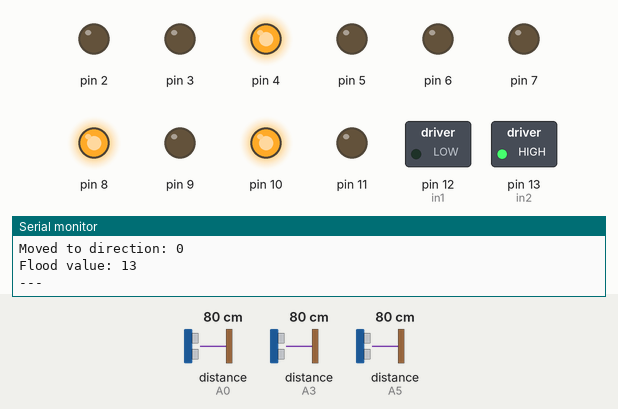
A sketch run on a simulated Arduino Uno, built with avr-gcc and run on an emulated ATmega328P. Parts: switched loads named in the sketch (green lamp = pin HIGH), output pins drawn as LEDs (lit = HIGH), the last lines printed to the serial monitor. Wiring (inferred from the names in the program): 3 × ultrasonic range finder: trigger A1, echo A0 / trigger A2, echo A3 / trigger A4, echo A5. Dashed ring = blinking. The inputs (shaded band) are chosen by the test bench; at power-on: distance to the obstacle (sensors on A0, A3, A5) 80 cm. The echo pulse lasts 58.3 µs per cm; pins used as bus, display or sensor lines are not drawn.

Above: at 1.2 s.
1.3 s: distance to the obstacle (sensor on A0) set to 18 cm
At 2.4 s:
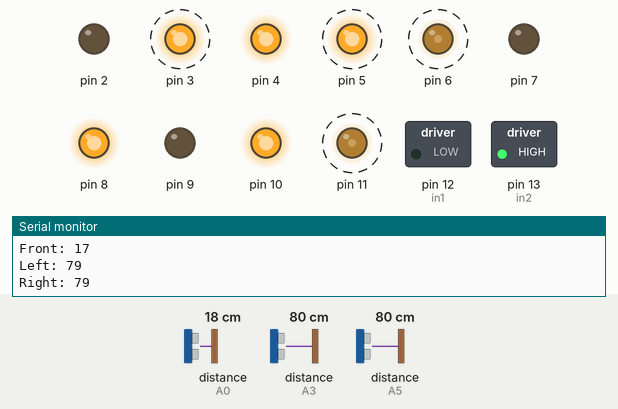
4.7 s: distance to the obstacle (sensor on A0) set to 13 cm
At 5.0 s:
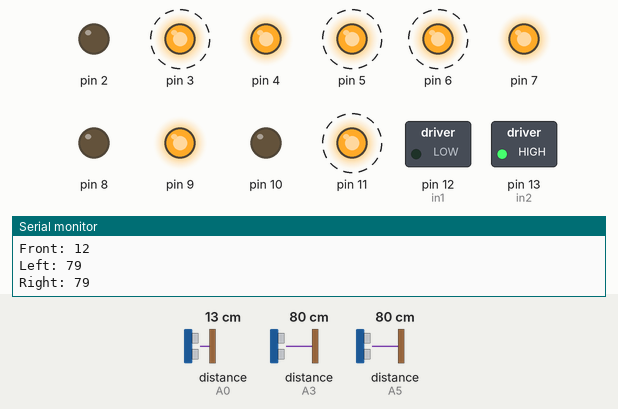
Timing chart, 0 to 14.1 s (numbered marks = the images above; inputs shaded):
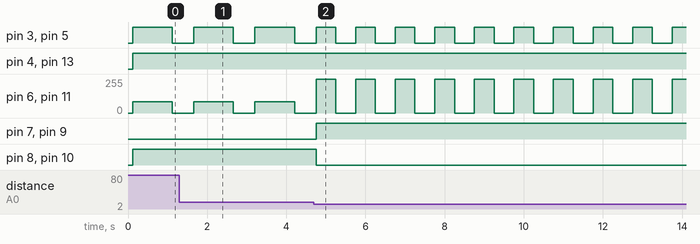

Measured:
- the behaviour switches between 16 and 15 cm on distance to the obstacle (sensor on A0) (found by bisection; images 1 and 2)
- after the input at 4.7 s, pin 7, pin 9: LOW → HIGH after 0.05 s instead of 6.2 s; pin 8, pin 10: HIGH → LOW after 0.05 s instead of 6.2 s
- by itself, pin 3, pin 5: alternates HIGH for 0.50 s and LOW for 0.50 s
- by itself, pin 6, pin 11: alternates 255/255 for 0.50 s and 0/255 for 0.50 s

The sketch:

MazeSolver.ino
```cpp
// #include <Arduino.h>
#include "FloodFill.h"

// Power for US sensor
int trigFront=A1;
int echoFront=A0;
int trigLeft=A2;
int echoLeft=A3;
int trigRight=A4;
int echoRight=A5;

float leftduration, leftdistance;
float frontduration, frontdistance;
// Motor FL connections
int enA = 3;
int in1 = 12;
int in2 = 13;
// Motor FR connections
int enB = 11;
int in3 = 9;
int in4 = 10;

// Motor RL connections
int enC = 5;
int in5 = 2;
int in6 = 4;

// Motor Top right connections
int enD = 6;
int in7 = 7;
int in8 = 8;


class Ultrasonic{
public:
  int distance;
  int trigPin;
  int echoPin;

  void init(int trigPin1, int echoPin1){
    echoPin = echoPin1;
    trigPin = trigPin1;
    pinMode(trigPin,OUTPUT);
    pinMode(echoPin,INPUT);
    distance = getDistance();
  }

  int getDistance(){
    digitalWrite(trigPin, LOW);
    delayMicroseconds(2);
    digitalWrite(trigPin, HIGH);
    delayMicroseconds(10);
    digitalWrite(trigPin, LOW);
    int duration = pulseIn(echoPin, HIGH);
    distance = (duration*.0343)/2;
    return distance;
  }

};


class Motor {
public:
  int en;
  int in1;
  int in2;

  void init(int enPin,int in1Pin, int in2Pin) {
    en = enPin;
    in1 = in1Pin;
    in2 = in2Pin;
    pinMode(en, OUTPUT);
    pinMode(in1, OUTPUT);
    pinMode(in2, OUTPUT);
    digitalWrite(en, LOW);
    digitalWrite(in1, LOW);
    digitalWrite(in2, LOW);

  }

  void setSpeed(int speed, int direction){
    analogWrite(en, speed);
    if (direction == 1){
      digitalWrite(in1,HIGH);
      digitalWrite(in2,LOW);
    } else if (direction == -1) {
      digitalWrite(in1,LOW);
      digitalWrite(in2,HIGH);
    } else{
      digitalWrite(in1,LOW);
      digitalWrite(in2,LOW);
    }
  }

  void stop() {
    analogWrite(en, 0);
  }
};

// Create FloodFill object
FloodFill mazeSolver;

Ultrasonic front_US;
Ultrasonic left_US;
Ultrasonic right_US;

Motor FL_MOTOR;
Motor FR_MOTOR;
Motor RL_MOTOR;
Motor RR_MOTOR;

void setup() {
  front_US.init(trigFront, echoFront);
  left_US.init(trigLeft, echoLeft);
  right_US.init(trigRight, echoRight);

  FL_MOTOR.init(enA, in1, in2);
  FR_MOTOR.init(enB, in3, in4);
  RL_MOTOR.init(enC, in5, in6);
  RR_MOTOR.init(enD, in7, in8);

  Serial.begin(9600);

  // Initialize floodfill algorithm
  mazeSolver.initialize();
  mazeSolver.setWallThreshold(15); // Set wall detection threshold to 15cm

  Serial.println("Maze Solver with Floodfill Algorithm Started");
  Serial.print("Target: (");
  Serial.print(mazeSolver.getTargetX());
  Serial.print(", ");
  Serial.print(mazeSolver.getTargetY());
  Serial.println(")");
}

void loop() {
  // Print current position and sensor readings
  Serial.print("Position: (");
  Serial.print(mazeSolver.getRobotX());
  Serial.print(", ");
  Serial.print(mazeSolver.getRobotY());
  Serial.print(") Direction: ");
  Serial.println(mazeSolver.getRobotDirection());

  Serial.print("Front: ");
  Serial.println(front_US.getDistance());
  Serial.print("Left: ");
  Serial.println(left_US.getDistance());
  Serial.print("Right: ");
  Serial.println(right_US.getDistance());

  // Check if we've reached the target
  if (mazeSolver.hasReachedTarget()) {
    Serial.println("TARGET REACHED!");
    stopALL();
    while(1) {
      // Stay here - maze solved!
      delay(1000);
    }
  }

  // Update wall information based on sensor readings
  mazeSolver.updateWalls(front_US.getDistance(), left_US.getDistance(), right_US.getDistance());

  // Recalculate flood values
  mazeSolver.calculateFloodValues();

  // Get the optimal direction to move
  int optimalDir = mazeSolver.getOptimalDirection();

  if (optimalDir == -1) {
    // No accessible direction - this shouldn't happen in a solvable maze
    Serial.println("ERROR: No accessible direction!");
    stopALL();
    delay(1000);
    return;
  }

  // Turn to the optimal direction
  turnToDirection(optimalDir);

  // Move forward one cell
  moveForwardOneCell(optimalDir);

  Serial.print("Moved to direction: ");
  Serial.println(optimalDir);
  Serial.print("Flood value: ");
  Serial.println(mazeSolver.getFloodValue(mazeSolver.getRobotX(), mazeSolver.getRobotY()));
  Serial.println("---");

  delay(500); // Small delay between moves
}

void moveForward() {
  FL_MOTOR.setSpeed(255, -1);
  FR_MOTOR.setSpeed(85,  -1);
  RL_MOTOR.setSpeed(255, -1);
  RR_MOTOR.setSpeed(85, -1);
}

void moveLeft() {
  FL_MOTOR.setSpeed(255,   1);
  FR_MOTOR.setSpeed(255, -1);
  RL_MOTOR.setSpeed(255,   1);
  RR_MOTOR.setSpeed(255, -1);
}

void moveRight() {
  FL_MOTOR.setSpeed(255, -1);
  FR_MOTOR.setSpeed(255, 1);
  RL_MOTOR.setSpeed(255, -1);
  RR_MOTOR.setSpeed(255, 1);
}

void stopALL() {
  FL_MOTOR.stop();
  FR_MOTOR.stop();
  RL_MOTOR.stop();
  RR_MOTOR.stop();
}

void turnToDirection(int targetDirection) {
  while (mazeSolver.getRobotDirection() != targetDirection) {
    int diff = (targetDirection - mazeSolver.getRobotDirection() + 4) % 4;
    if (diff == 1) {
      // Turn right
      turnRight90();
    } else {
      // Turn left (for diff == 3, 2)
      turnLeft90();
    }
    delay(500); // Give time for turn to complete
  }
}

void turnRight90() {
  unsigned long startTime = millis();
  while (millis() - startTime < 500) { // Adjust timing as needed
    moveRight();
  }
  stopALL();
}

void turnLeft90() {
  unsigned long startTime = millis();
  while (millis() - startTime < 500) { // Adjust timing as needed
    moveLeft();
  }
  stopALL();
}

void moveForwardOneCell(int direction) {
  // Move forward one cell and update robot position
  unsigned long startTime = millis();
  while (millis() - startTime < 1000) { // Adjust timing based on cell size
    moveForward();
  }
  stopALL();

  // Update robot position in the maze solver
  mazeSolver.updateRobotPosition(direction);
}
```

FloodFill.cpp
```cpp
#include "FloodFill.h"
#include <cmath>

FloodFill::FloodFill() {
  robotX = 0;
  robotY = 0;
  robotDirection = NORTH;
  targetX = MAZE_SIZE/2 - 1;
  targetY = MAZE_SIZE/2 - 1;
  wallThreshold = 15; // Default wall detection threshold in cm
}

void FloodFill::initialize() {
  // Initialize flood values - distance from target
  for (int x = 0; x < MAZE_SIZE; x++) {
    for (int y = 0; y < MAZE_SIZE; y++) {
      floodValues[x][y] = abs(x - targetX) + abs(y - targetY); // Manhattan distance
      visited[x][y] = false;
      // Initialize walls - assume no walls initially
      for (int dir = 0; dir < 4; dir++) {
        walls[x][y][dir] = false;
      }
    }
  }

  // Set boundary walls
  for (int i = 0; i < MAZE_SIZE; i++) {
    walls[0][i][WEST] = true;        // Left boundary
    walls[MAZE_SIZE-1][i][EAST] = true;  // Right boundary
    walls[i][0][SOUTH] = true;       // Bottom boundary
    walls[i][MAZE_SIZE-1][NORTH] = true; // Top boundary
  }

  // Mark starting position as visited
  visited[robotX][robotY] = true;
}

void FloodFill::setTarget(int x, int y) {
  if (isValidCell(x, y)) {
    targetX = x;
    targetY = y;
  }
}

void FloodFill::setWallThreshold(int threshold) {
  wallThreshold = threshold;
}

void FloodFill::setRobotPosition(int x, int y, int direction) {
  if (isValidCell(x, y) && direction >= 0 && direction <= 3) {
    robotX = x;
    robotY = y;
    robotDirection = direction;
    visited[x][y] = true;
  }
}

int FloodFill::getFloodValue(int x, int y) {
  if (isValidCell(x, y)) {
    return floodValues[x][y];
  }
  return 255; // Invalid cell
}

bool FloodFill::hasWall(int x, int y, int direction) {
  if (isValidCell(x, y) && direction >= 0 && direction <= 3) {
    return walls[x][y][direction];
  }
  return true; // Assume wall if invalid
}

void FloodFill::updateWalls(int frontDist, int leftDist, int rightDist) {
  // Update walls based on current robot direction and sensor readings
  if (frontDist < wallThreshold) {
    walls[robotX][robotY][robotDirection] = true;
    // Also set the corresponding wall on the adjacent cell
    int nextX = robotX;
    int nextY = robotY;
    getNextCell(robotDirection, &nextX, &nextY);
    if (isValidCell(nextX, nextY)) {
      walls[nextX][nextY][(robotDirection + 2) % 4] = true;
    }
  }

  int leftDir = (robotDirection + 3) % 4; // Turn left
  if (leftDist < wallThreshold) {
    walls[robotX][robotY][leftDir] = true;
    int nextX = robotX;
    int nextY = robotY;
    getNextCell(leftDir, &nextX, &nextY);
    if (isValidCell(nextX, nextY)) {
      walls[nextX][nextY][(leftDir + 2) % 4] = true;
    }
  }

  int rightDir = (robotDirection + 1) % 4; // Turn right
  if (rightDist < wallThreshold) {
    walls[robotX][robotY][rightDir] = true;
    int nextX = robotX;
    int nextY = robotY;
    getNextCell(rightDir, &nextX, &nextY);
    if (isValidCell(nextX, nextY)) {
      walls[nextX][nextY][(rightDir + 2) % 4] = true;
    }
  }
}

void FloodFill::calculateFloodValues() {
  // Reset flood values to a high number
  for (int x = 0; x < MAZE_SIZE; x++) {
    for (int y = 0; y < MAZE_SIZE; y++) {
      floodValues[x][y] = 255;
    }
  }

  // Set target cell to 0
  floodValues[targetX][targetY] = 0;

  // Queue for BFS
  int queue[MAZE_SIZE * MAZE_SIZE][2];
  int front = 0, rear = 0;

  // Add target to queue
  queue[rear][0] = targetX;
  queue[rear][1] = targetY;
  rear++;

  // BFS to calculate flood values
  while (front < rear) {
    int currentX = queue[front][0];
    int currentY = queue[front][1];
    front++;

    int currentValue = floodValues[currentX][currentY];

    // Check all four directions
    for (int dir = 0; dir < 4; dir++) {
      if (isAccessible(currentX, currentY, dir)) {
        int nextX = currentX, nextY = currentY;
        getNextCell(dir, &nextX, &nextY);

        if (floodValues[nextX][nextY] > currentValue + 1) {
          floodValues[nextX][nextY] = currentValue + 1;
          queue[rear][0] = nextX;
          queue[rear][1] = nextY;
          rear++;
        }
      }
    }
  }
}

int FloodFill::getOptimalDirection() {
  int minValue = 255;
  int bestDirection = -1;

  // Check all four directions and find the one with minimum flood value
  for (int dir = 0; dir < 4; dir++) {
    if (isAccessible(robotX, robotY, dir)) {
      int nextX = robotX, nextY = robotY;
      getNextCell(dir, &nextX, &nextY);

      if (floodValues[nextX][nextY] < minValue) {
        minValue = floodValues[nextX][nextY];
        bestDirection = dir;
      }
    }
  }

  return bestDirection;
}

void FloodFill::updateRobotPosition(int newDirection) {
  robotDirection = newDirection;
  getNextCell(robotDirection, &robotX, &robotY);
  if (isValidCell(robotX, robotY)) {
    visited[robotX][robotY] = true;
  }
}

bool FloodFill::hasReachedTarget() {
  return (robotX == targetX && robotY == targetY);
}

void FloodFill::getNextCell(int direction, int* x, int* y) {
  switch(direction) {
    case NORTH: (*y)++; break;
    case EAST:  (*x)++; break;
    case SOUTH: (*y)--; break;
    case WEST:  (*x)--; break;
  }
}

bool FloodFill::isValidCell(int x, int y) {
  return x >= 0 && x < MAZE_SIZE && y >= 0 && y < MAZE_SIZE;
}

bool FloodFill::isAccessible(int x, int y, int direction) {
  if (!isValidCell(x, y)) return false;
  if (walls[x][y][direction]) return false;

  int nextX = x, nextY = y;
  getNextCell(direction, &nextX, &nextY);
  return isValidCell(nextX, nextY);
}

void FloodFill::printMaze() {
  Serial.println("Current Maze State:");
  Serial.print("Robot at (");
  Serial.print(robotX);
  Serial.print(", ");
  Serial.print(robotY);
  Serial.print(") facing ");

  switch(robotDirection) {
    case NORTH: Serial.println("NORTH"); break;
    case EAST:  Serial.println("EAST"); break;
    case SOUTH: Serial.println("SOUTH"); break;
    case WEST:  Serial.println("WEST"); break;
  }
}

void FloodFill::printFloodValues() {
  Serial.println("Flood Values:");
  for (int y = MAZE_SIZE - 1; y >= 0; y--) {
    for (int x = 0; x < MAZE_SIZE; x++) {
      if (floodValues[x][y] < 10) Serial.print("  ");
      else if (floodValues[x][y] < 100) Serial.print(" ");
      Serial.print(floodValues[x][y]);
      Serial.print(" ");
    }
    Serial.println();
  }
}

void FloodFill::printWalls() {
  Serial.println("Wall Information:");
  Serial.print("Walls at current position (");
  Serial.print(robotX);
  Serial.print(", ");
  Serial.print(robotY);
  Serial.print("): ");

  if (walls[robotX][robotY][NORTH]) Serial.print("N ");
  if (walls[robotX][robotY][EAST]) Serial.print("E ");
  if (walls[robotX][robotY][SOUTH]) Serial.print("S ");
  if (walls[robotX][robotY][WEST]) Serial.print("W ");
  Serial.println();
}
```

FloodFill.h
```cpp
#ifndef FLOODFILL_H
#define FLOODFILL_H

// #include <Arduino.h>

// Floodfill algorithm constants
#define MAZE_SIZE 16  // 16x16 maze
#define NORTH 0
#define EAST 1
#define SOUTH 2
#define WEST 3

class FloodFill {
private:
  // Maze representation
  int floodValues[MAZE_SIZE][MAZE_SIZE];
  bool walls[MAZE_SIZE][MAZE_SIZE][4]; // [x][y][direction] - true if wall exists
  bool visited[MAZE_SIZE][MAZE_SIZE];

  // Robot position and orientation
  int robotX;
  int robotY;
  int robotDirection; // 0=North, 1=East, 2=South, 3=West

  // Target coordinates (center of maze)
  int targetX;
  int targetY;

  // Wall detection threshold
  int wallThreshold;

public:
  // Constructor
  FloodFill();

  // Initialization
  void initialize();
  void setTarget(int x, int y);
  void setWallThreshold(int threshold);
  void setRobotPosition(int x, int y, int direction);

  // Getters
  int getRobotX() { return robotX; }
  int getRobotY() { return robotY; }
  int getRobotDirection() { return robotDirection; }
  int getTargetX() { return targetX; }
  int getTargetY() { return targetY; }
  int getFloodValue(int x, int y);
  bool hasWall(int x, int y, int direction);

  // Wall detection and mapping
  void updateWalls(int frontDist, int leftDist, int rightDist);

  // Core floodfill algorithm
  void calculateFloodValues();
  int getOptimalDirection();

  // Movement and navigation
  void updateRobotPosition(int newDirection);
  bool hasReachedTarget();

  // Utility functions
  void getNextCell(int direction, int* x, int* y);
  bool isValidCell(int x, int y);
  bool isAccessible(int x, int y, int direction);

  // Debug functions
  void printMaze();
  void printFloodValues();
  void printWalls();
};

#endif
```
